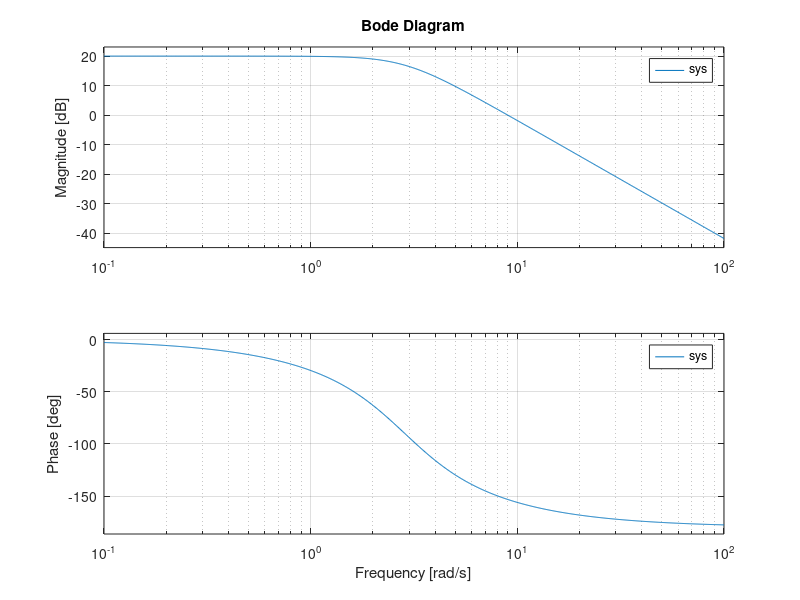

Here is the MATLAB script that generated this plot:
%%CAPT motor model for testing before deployment to dSpace 
clear;

Ts = 0.001; %sampling time in sec
Td = Ts/2; %approx delay period for Pade ZOH approximation 

Gc = tf([-Td/2 1], [Td/2 1]);
Gd = c2d(Gc,Ts,'tustin');
[num_d, den_d] = tfdata(Gd, 'v');


%Plant model parameters 
J_virtual = 0.002; %virtual inertia
J_inherit = 0.0103; % actual mass moment of inertia of the motor's 
J = J_virtual + J_inherit; % total rendered inertia of the motor's
k = 0.1; %virtual stiffness
b = 0.05;%virtual damping 
theta_ref=0;
omega_c = 62; %in rads/sec (natural median freq)
omega_d = 2*pi*100;

%Linear state-space model 
A = [0 1; -k/J -b/J];
B =[0; 1/J];
C=[1 0];
D=zeros();

sys = ss(A,B,C,D);

cm = ctrb(sys);
obsm = obsv(sys);
if rank(cm)==rank(A)
    disp("Plant is controllable");
else
    disp("Plant is non-controllable");
end

if rank(obsm)==rank(A)
    disp("Plant is observable");
else
    disp("Plant is non-observable");
end
eigs = eig(A);
disp(eigs);

figure;
bode(sys);
grid on;
saveas(gcf, "C:\Users\javot\Desktop\sofia_code\bode_plot.png");

%writeouts for gui for stability analysis 
[A,B,C,D] = ssdata(sys);
save('plant_matrixes.mat','A','B','C', 'D');
